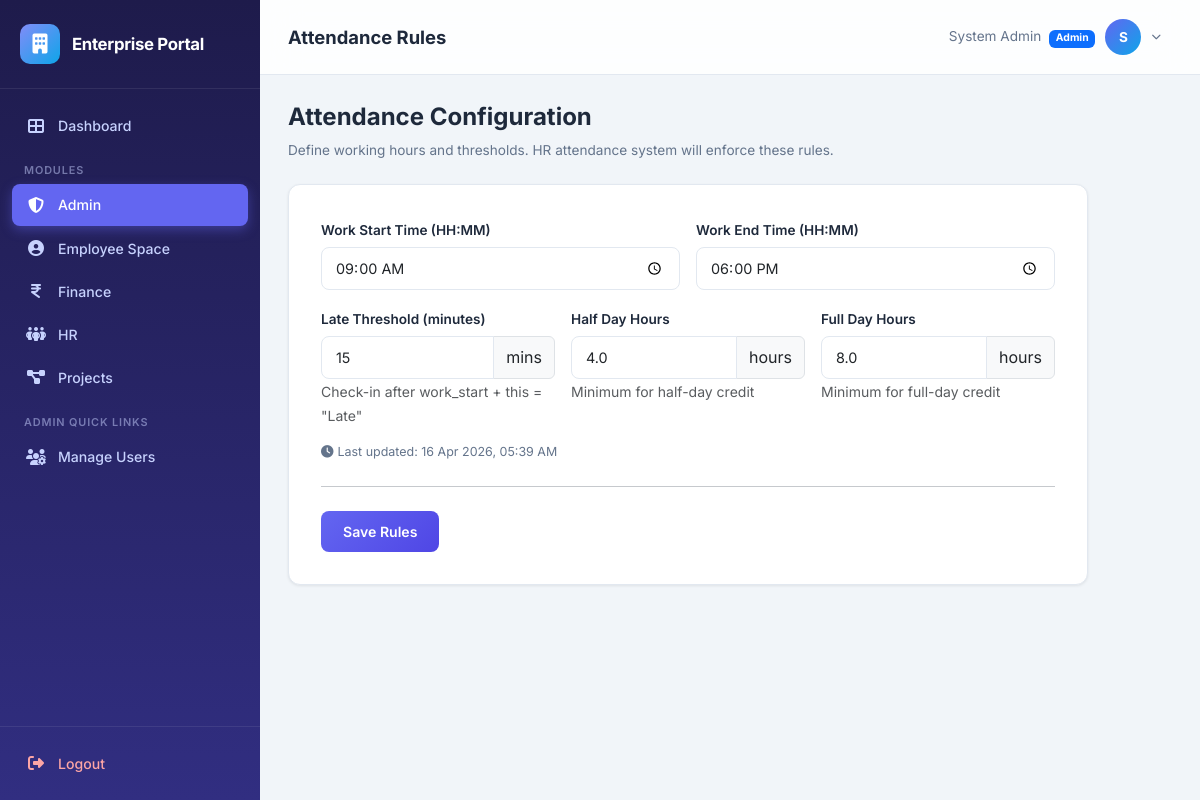
Page /admin/attendance-rules (signed in) on the committed database.
### app/models.py (models this page shows, shortened)
class Module(db.Model):
    __tablename__ = 'modules'
    id = db.Column(db.Integer, primary_key=True)
    name = db.Column(db.String(50), unique=True, nullable=False)
    slug = db.Column(db.String(50), unique=True, nullable=False)
    description = db.Column(db.String(200), default='')
    icon = db.Column(db.String(50), default='fas fa-cube')

class User(UserMixin, db.Model):
    __tablename__ = 'users'
    id = db.Column(db.Integer, primary_key=True)
    username = db.Column(db.String(80), unique=True, nullable=False, index=True)
    email = db.Column(db.String(120), unique=True, nullable=False)
    password_hash = db.Column(db.String(256), nullable=False)
    full_name = db.Column(db.String(150), nullable=False)
    phone = db.Column(db.String(20), default='')
    is_admin = db.Column(db.Boolean, default=False)
    is_active_user = db.Column(db.Boolean, default=True)
    must_change_password = db.Column(db.Boolean, default=False)
    created_at = db.Column(db.DateTime, default=datetime.utcnow)
    modules = db.relationship('Module', secondary='user_modules', backref=db.backref('users', lazy='dynamic'))
    employee = db.relationship('Employee', backref='user', uselist=False, lazy='joined')
    tasks_assigned = db.relationship('Task', backref='assignee', foreign_keys='Task.assigned_to')
    expenses = db.relationship('Expense', backref='submitter', foreign_keys='Expense.submitted_by')
    projects_created = db.relationship('Project', backref='creator', foreign_keys='Project.created_by')
    @property
    def is_active(self):
        return self.is_active_user

class AttendanceRule(db.Model):
    __tablename__ = 'attendance_rules'
    id = db.Column(db.Integer, primary_key=True)
    work_start = db.Column(db.String(5), default='09:00')    # HH:MM
    work_end = db.Column(db.String(5), default='18:00')
    late_threshold_mins = db.Column(db.Integer, default=15)   # Minutes after work_start to mark "Late"
    half_day_hours = db.Column(db.Float, default=4.0)         # Min hours for half-day
    full_day_hours = db.Column(db.Float, default=8.0)         # Min hours for full-day
    is_active = db.Column(db.Boolean, default=True)
    updated_at = db.Column(db.DateTime, default=datetime.utcnow, onupdate=datetime.utcnow)

### app/admin/routes.py (the view, shortened to what this page needs)
@bp.route('/attendance-rules', methods=['GET', 'POST'])
@admin_required
def attendance_rules():
    rule = AttendanceRule.query.first()
    if not rule:
        rule = AttendanceRule()
        db.session.add(rule)
        db.session.commit()
    form = AttendanceRuleForm(obj=rule)
    return render_template('admin/attendance_rules.html', form=form, rule=rule)

### app/admin/config_forms.py
class AttendanceRuleForm(FlaskForm):
    work_start = StringField('Work Start Time (HH:MM)', validators=[DataRequired(), Length(5, 5)],
                             default='09:00')
    work_end = StringField('Work End Time (HH:MM)', validators=[DataRequired(), Length(5, 5)],
                           default='18:00')
    late_threshold_mins = IntegerField('Late Threshold (minutes)',
                                       validators=[DataRequired(), NumberRange(1, 120)], default=15)
    half_day_hours = FloatField('Half Day Hours', validators=[DataRequired()], default=4.0)
    full_day_hours = FloatField('Full Day Hours', validators=[DataRequired()], default=8.0)
    submit = SubmitField('Save Rules')

### app/templates/admin/attendance_rules.html (shortened to what this page needs)
{% extends "base.html" %}
{% block page_title %}Attendance Rules{% endblock %}
{% block content %}
<div class="mb-4">
    <h4 style="font-weight:700;">Attendance Configuration</h4>
    <p style="color:var(--text-secondary); font-size:0.85rem; margin:0;">
        Define working hours and thresholds. HR attendance system will enforce these rules.
    </p>
</div>
<div class="form-card">
    <form method="POST" novalidate>
        <div class="row g-3">
            <div class="col-md-6">
                {{ form.work_start.label(class="form-label") }}
                {{ form.work_start(class="form-control", type="time") }}
            </div>
            <div class="col-md-6">
                {{ form.work_end.label(class="form-label") }}
                {{ form.work_end(class="form-control", type="time") }}
            </div>
            <div class="col-md-4">
                {{ form.late_threshold_mins.label(class="form-label") }}
                <div class="input-group">
                    {{ form.late_threshold_mins(class="form-control") }}
                    <span class="input-group-text">mins</span>
                </div>
                <small class="text-muted">Check-in after work_start + this = "Late"</small>
            </div>
            <div class="col-md-4">
                {{ form.half_day_hours.label(class="form-label") }}
                <div class="input-group">
                    {{ form.half_day_hours(class="form-control") }}
                    <span class="input-group-text">hours</span>
                </div>
                <small class="text-muted">Minimum for half-day credit</small>
            </div>
            <div class="col-md-4">
                {{ form.full_day_hours.label(class="form-label") }}
                <div class="input-group">
                    {{ form.full_day_hours(class="form-control") }}
                    <span class="input-group-text">hours</span>
                </div>
                <small class="text-muted">Minimum for full-day credit</small>
            </div>
        </div>
        {% if rule and rule.updated_at %}
        <div class="mt-3" style="font-size:0.78rem; color:var(--text-secondary);">
            <i class="fas fa-clock me-1"></i>Last updated: {{ rule.updated_at.strftime('%d %b %Y, %I:%M %p') }}
        </div>
        {% endif %}
        <hr class="my-4">
        <div class="d-flex gap-2">
            {{ form.submit(class="btn btn-primary") }}
        </div>
    </form>
</div>
{% endblock %}

### app/templates/base.html (shortened to what this page needs)
<!DOCTYPE html>
<html lang="en">
<head>
    <link href="https://cdn.jsdelivr.net/npm/bootstrap@5.3.3/dist/css/bootstrap.min.css" rel="stylesheet">
    <link href="https://cdnjs.cloudflare.com/ajax/libs/font-awesome/6.5.1/css/all.min.css" rel="stylesheet">
    <link rel="stylesheet" href="{{ url_for('static', filename='css/style.css') }}">
</head>
<body>
    <aside id="sidebar" class="sidebar">
        <div class="sidebar-brand">
            <div class="brand-icon">
                <i class="fas fa-building"></i>
            </div>
            <h5>Enterprise Portal</h5>
        </div>
        <nav class="sidebar-nav">
            <a href="{{ url_for('main_dashboard') }}" class="nav-link">
                <i class="fas fa-th-large"></i>
                <span>Dashboard</span>
            </a>
            <div class="nav-label">Modules</div>
            {% for mod in user_modules %}
                {% if mod.slug == 'admin' %}
                <a href="{{ url_for('admin.dashboard') }}" class="nav-link" id="nav-admin">
                    <i class="fas fa-shield-halved"></i>
                    <span>Admin</span>
                </a>
                {% elif mod.slug == 'hr' %}
                <a href="{{ url_for('hr.dashboard') }}" class="nav-link" id="nav-hr">
                    <i class="fas fa-people-group"></i>
                    <span>HR</span>
                </a>
                {% elif mod.slug == 'pm' %}
                <a href="{{ url_for('pm.dashboard') }}" class="nav-link" id="nav-pm">
                    <i class="fas fa-diagram-project"></i>
                    <span>Projects</span>
                </a>
                {% elif mod.slug == 'finance' %}
                <a href="{{ url_for('finance.dashboard') }}" class="nav-link" id="nav-finance">
                    <i class="fas fa-indian-rupee-sign"></i>
                    <span>Finance</span>
                </a>
                {% elif mod.slug == 'employee' %}
                <a href="{{ url_for('employee.dashboard') }}" class="nav-link" id="nav-employee">
                    <i class="fas fa-user-circle"></i>
                    <span>Employee Space</span>
                </a>
                {% endif %}
            {% endfor %}
            {% if current_user.is_admin %}
            <div class="nav-label">Admin Quick Links</div>
            <a href="{{ url_for('admin.users') }}" class="nav-link">
                <i class="fas fa-users-cog"></i>
                <span>Manage Users</span>
            </a>
            {% endif %}
        </nav>
        <div class="sidebar-footer">
            <a href="{{ url_for('auth.logout') }}" class="nav-link">
                <i class="fas fa-right-from-bracket"></i>
                <span>Logout</span>
            </a>
        </div>
    </aside>
    <div class="main-content">
        <header class="top-navbar">
            <div class="d-flex align-items-center gap-3">
                <h1 class="page-title">{% block page_title %}Dashboard{% endblock %}</h1>
            </div>
            <div class="user-dropdown">
                <button class="user-dropdown-toggle" id="userDropdownBtn" type="button">
                    <span class="d-none d-md-inline" style="font-size:0.85rem; color: var(--text-secondary);">
                        {{ current_user.full_name }}
                        {% if current_user.is_admin %}
                            <span class="badge bg-primary ms-1" style="font-size:0.65rem;">Admin</span>
                        {% endif %}
                    </span>
                    <div class="user-avatar">
                        {{ current_user.full_name[0] | upper }}
                    </div>
                    <i class="fas fa-chevron-down" style="font-size:0.6rem; color:var(--text-secondary);"></i>
                </button>
            </div>
        </header>
        <div class="page-body">
            {% block content %}{% endblock %}
        </div>
    </div>
</body>
</html>

### static/css/style.css (style rules this page uses)
:root { --primary: #6366f1; --primary-dark: #4f46e5; --primary-light: #818cf8; --secondary: #0ea5e9; --accent: #f59e0b; --success: #10b981; --danger: #ef4444; --warning: #f59e0b; --info: #06b6d4; --sidebar-bg: #1e1b4b; --sidebar-hover: #312e81; --sidebar-text: #c7d2fe; --sidebar-active: #6366f1; --sidebar-width: 260px; --body-bg: #f1f5f9; --card-bg: #ffffff; --text-primary: #1e293b; --text-secondary: #64748b; --border-color: #e2e8f0; --font-family: 'Inter', -apple-system, BlinkMacSystemFont, sans-serif; --border-radius: 12px; --shadow-sm: 0 1px 3px rgba(0,0,0,0.08); --shadow-md: 0 4px 12px rgba(0,0,0,0.1); --shadow-lg: 0 8px 30px rgba(0,0,0,0.12); --transition: all 0.3s cubic-bezier(0.4, 0, 0.2, 1); }
* { box-sizing: border-box; }
body { font-family: var(--font-family); background: var(--body-bg); color: var(--text-primary); margin: 0; min-height: 100vh; }
.sidebar { position: fixed; top: 0; left: 0; width: var(--sidebar-width); height: 100vh; background: linear-gradient(180deg, #1e1b4b 0%, #312e81 100%); z-index: 1040; display: flex; flex-direction: column; transition: var(--transition); overflow-y: auto; }
.sidebar-brand { padding: 24px 20px; display: flex; align-items: center; gap: 12px; border-bottom: 1px solid rgba(255,255,255,0.08); }
.sidebar-brand .brand-icon { width: 40px; height: 40px; background: linear-gradient(135deg, var(--primary-light), var(--secondary)); border-radius: 10px; display: flex; align-items: center; justify-content: center; font-size: 20px; color: white; flex-shrink: 0; }
.sidebar-brand h5 { color: white; font-weight: 700; font-size: 1.05rem; margin: 0; letter-spacing: -0.02em; }
.sidebar-nav { padding: 16px 12px; flex: 1; }
.sidebar-nav .nav-label { font-size: 0.68rem; font-weight: 600; text-transform: uppercase; letter-spacing: 0.08em; color: rgba(199, 210, 254, 0.5); padding: 8px 12px 6px; margin-top: 8px; }
.sidebar-nav .nav-link { display: flex; align-items: center; gap: 12px; padding: 10px 14px; color: var(--sidebar-text); border-radius: 8px; font-size: 0.88rem; font-weight: 500; transition: var(--transition); text-decoration: none; margin-bottom: 2px; }
.sidebar-nav .nav-link.active { background: var(--sidebar-active); color: white; box-shadow: 0 4px 12px rgba(99, 102, 241, 0.4); }
.sidebar-nav .nav-link i { width: 20px; text-align: center; font-size: 1rem; }
.sidebar-footer { padding: 16px 12px; border-top: 1px solid rgba(255,255,255,0.08); }
.sidebar-footer .nav-link { display: flex; align-items: center; gap: 12px; padding: 10px 14px; color: #fca5a5; border-radius: 8px; font-size: 0.88rem; font-weight: 500; transition: var(--transition); text-decoration: none; }
.sidebar-footer .nav-link i { width: 20px; text-align: center; font-size: 1rem; }
.user-dropdown { position: relative; }
.user-dropdown-toggle { display: flex; align-items: center; gap: 10px; cursor: pointer; padding: 6px 10px; border-radius: 10px; border: 1px solid transparent; background: none; transition: var(--transition); }
.main-content { margin-left: var(--sidebar-width); min-height: 100vh; transition: var(--transition); }
.top-navbar { background: rgba(255, 255, 255, 0.85); backdrop-filter: blur(20px); -webkit-backdrop-filter: blur(20px); border-bottom: 1px solid var(--border-color); padding: 12px 28px; display: flex; align-items: center; justify-content: space-between; position: sticky; top: 0; z-index: 1030; }
.top-navbar .page-title { font-size: 1.15rem; font-weight: 700; color: var(--text-primary); margin: 0; }
.top-navbar .user-avatar { width: 36px; height: 36px; border-radius: 50%; background: linear-gradient(135deg, var(--primary), var(--secondary)); display: flex; align-items: center; justify-content: center; color: white; font-weight: 700; font-size: 0.85rem; }
.page-body { padding: 28px; }
.form-card { background: var(--card-bg); border-radius: var(--border-radius); box-shadow: var(--shadow-sm); border: 1px solid var(--border-color); padding: 32px; max-width: 800px; }
.form-card .form-label { font-weight: 600; font-size: 0.85rem; color: var(--text-primary); margin-bottom: 6px; }
.form-card .form-control, .form-card .form-select { border-radius: 8px; border: 1.5px solid var(--border-color); padding: 10px 14px; font-size: 0.9rem; transition: var(--transition); }
.btn-primary { background: linear-gradient(135deg, var(--primary), var(--primary-dark)); border: none; border-radius: 8px; padding: 10px 22px; font-weight: 600; font-size: 0.88rem; transition: var(--transition); }

### rows in the picture
User: full_name "System Admin", full_name "S"
AttendanceRule: work_start "09:00", work_end "18:00", late_threshold_mins "15", half_day_hours "4.0", full_day_hours "8.0", updated_at "16 Apr 2026, 05:39 AM"
